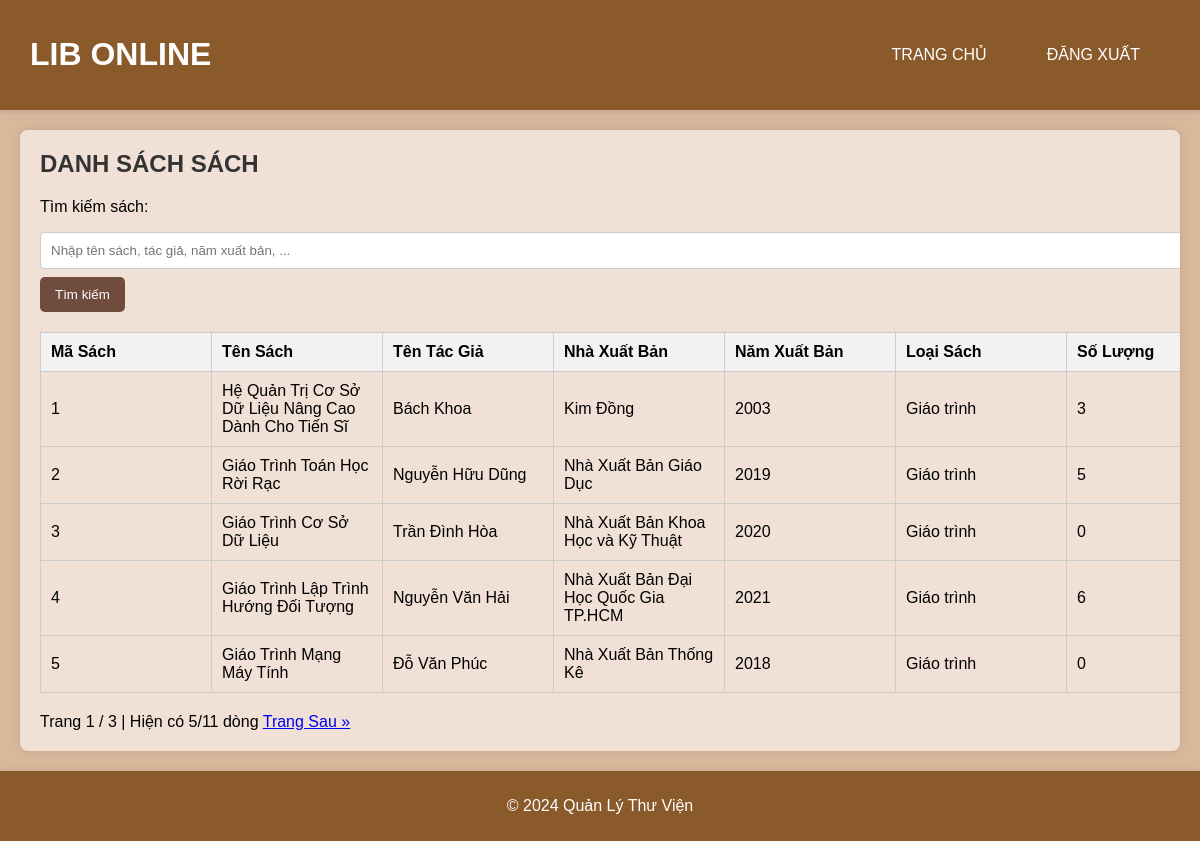
/books, run on the app's committed database.
### tables this page shows
CREATE TABLE sach (
    ma_sach INTEGER PRIMARY KEY AUTOINCREMENT,
    ten_sach TEXT NOT NULL,
    ten_TG TEXT,
    nha_XB TEXT,
    nam_XB INTEGER,
    loai_sach TEXT,
    so_luong INTEGER,
    so_trang INTEGER,
    so_tien INTEGER,  
    vi_tri TEXT      
);

### app.py (the view)
@app.route('/books', methods=['GET'])
def books():
    search_query = request.args.get('query', '').lower()  # Chuyển query về chữ thường
    conn = get_db_connection()
    if search_query:
        query = f"""
            SELECT * FROM sach
            WHERE LOWER(ten_sach) LIKE ? OR LOWER(ten_TG) LIKE ? OR LOWER(nha_XB) LIKE ?
            OR LOWER(nam_XB) LIKE ? OR LOWER(loai_sach) LIKE ? OR so_tien LIKE ? OR vi_tri LIKE ?
        """
        books = conn.execute(query, [
            f'%{search_query}%', f'%{search_query}%', f'%{search_query}%',
            f'%{search_query}%', f'%{search_query}%', f'%{search_query}%', f'%{search_query}%'
        ]).fetchall()
    else:
        books = conn.execute('SELECT * FROM sach').fetchall()
    page = request.args.get('page', 1, type=int)  # Lấy số trang hiện tại từ query parameters
    per_page = 5  # Số lượng sách trên mỗi trang
    total_books = len(books)  # Tổng số sách
    total_pages = (total_books + per_page - 1) // per_page  # Tổng số trang
    start = (page - 1) * per_page  # Vị trí bắt đầu
    end = start + per_page  # Vị trí kết thúc
    books_to_display = books[start:end]  # Danh sách sách cần hiển thị
    conn.close()
    return render_template('books.html', books=books_to_display, query=search_query,
                           page=page, total_pages=total_pages, total_books=total_books)

### app.py (called while the page is built)
def get_db_connection():
    conn = sqlite3.connect('thuvien.db')
    conn.row_factory = sqlite3.Row
    return conn

### templates/books.html (shortened to what this page needs)
<!DOCTYPE html>
<html lang="vi">
<head>
    <link rel="stylesheet" href="{{ url_for('static', filename='styles.css') }}">
</head>
<body>
    <header>
        <h1>LIB ONLINE</h1>
        <nav>
            <ul>
                <li><a href="/home">TRANG CHỦ</a></li>
                <li><a href="/logout">ĐĂNG XUẤT</a></li>
            </ul>
        </nav>
    </header>
    <main>
        <h2>DANH SÁCH SÁCH</h2>
        <form name="searchMemberForm" action="{{ url_for('books') }}" method="GET">
            <label for="search">Tìm kiếm sách:</label>
            <input type="text" id="search" name="query" placeholder="Nhập tên sách, tác giả, năm xuất bản, ...">
            <input type="submit" value="Tìm kiếm">
        </form>
        <table>
            <thead>
                <tr>
                    <th>Mã Sách</th>
                    <th>Tên Sách</th>
                    <th>Tên Tác Giả</th>
                    <th>Nhà Xuất Bản</th>
                    <th>Năm Xuất Bản</th>
                    <th>Loại Sách</th>
                    <th>Số Lượng</th>
                </tr>
            </thead>
            <tbody>
                {% for book in books %}
                <tr>
                    <td>{{ book[0] }}</td>
                    <td>{{ book[1] }}</td>
                    <td>{{ book[2] }}</td>
                    <td>{{ book[3] }}</td>
                    <td>{{ book[4] }}</td>
                    <td>{{ book[5] }}</td>
                    <td>{{ book[6] }}</td>
                </tr>
                {% endfor %}
            </tbody>
        </table>
        <div class="pagination">
            <span>Trang {{ page }} / {{ total_pages }} | Hiện có {{ books|length }}/{{ total_books }} dòng </span>
            {% if page < total_pages %}
                <a href="{{ url_for('books', page=page + 1, query=query) }}">Trang Sau »</a>
            {% endif %}
        </div>
    </main>
    <footer>
        <p>&copy; 2024 Quản Lý Thư Viện</p>
    </footer>
</body>
</html>

### static/styles.css (style rules this page uses)
body { font-family: Arial, sans-serif; margin: 0; padding: 0; background-color: #d9b89c; display: flex; flex-direction: column; min-height: 100vh; }
header { display: flex; justify-content: space-between; align-items: center; background: #8b5a2b; color: white; padding: 15px 30px; box-shadow: 0 2px 5px rgba(0, 0, 0, 0.1); }
nav ul { list-style-type: none; padding: 0; display: flex; }
nav ul li { margin: 0 15px; }
nav ul li a { color: white; text-decoration: none; padding: 10px 15px; border-radius: 5px; transition: background 0.3s, color 0.3s; }
main { margin: 20px; background: #f0e0d6; padding: 20px; border-radius: 8px; box-shadow: 0 0 10px rgba(0, 0, 0, 0.1); flex: 1; overflow-x: auto; }
h2 { margin-top: 0; color: #333; }
form { margin-bottom: 20px; }
form label { display: block; margin-bottom: 8px; }
input[type="text"], input[type="email"], input[type="password"], input[type="number"] { width: 100%; padding: 10px; margin: 8px 0; border: 1px solid #ccc; border-radius: 4px; }
input[type="submit"], .btn { background-color: #6f4c3e; color: white; border: none; padding: 10px 15px; border-radius: 5px; cursor: pointer; text-decoration: none; transition: background-color 0.3s; }
table { width: 100%; border-collapse: collapse; margin: 20px 0; }
th, td { padding: 10px; text-align: left; min-width: 100px; min-height: 60px; border: 1px solid #ccc; }
table td { padding: 10px; text-align: left; }
table th, table td { min-width: 150px; }
th { background-color: #f2f2f2; font-weight: bold; }
footer { text-align: center; padding: 10px 0; background: #8b5a2b; color: white; position: relative; bottom: 0; width: 100%; box-shadow: 0 -1px 5px rgba(0, 0, 0, 0.1); }

### data on the page
sach: ma_sach "1", ten_sach "Hệ Quản Trị Cơ Sở Dữ Liệu Nâng Cao Dành Cho Tiến Sĩ", ten_TG "Bách Khoa", nha_XB "Kim Đồng", nam_XB "2003", loai_sach "Giáo trình", so_luong "3"
sach: ma_sach "2", ten_sach "Giáo Trình Toán Học Rời Rạc", ten_TG "Nguyễn Hữu Dũng", nha_XB "Nhà Xuất Bản Giáo Dục", nam_XB "2019", loai_sach "Giáo trình", so_luong "5"
sach: ma_sach "3", ten_sach "Giáo Trình Cơ Sở Dữ Liệu", ten_TG "Trần Đình Hòa", nha_XB "Nhà Xuất Bản Khoa Học và Kỹ Thuật", nam_XB "2020", loai_sach "Giáo trình", so_luong "0"
sach: ma_sach "4", ten_sach "Giáo Trình Lập Trình Hướng Đối Tượng", ten_TG "Nguyễn Văn Hải", nha_XB "Nhà Xuất Bản Đại Học Quốc Gia TP.HCM", nam_XB "2021", loai_sach "Giáo trình", so_luong "6"
sach: ma_sach "5", ten_sach "Giáo Trình Mạng Máy Tính", ten_TG "Đỗ Văn Phúc", nha_XB "Nhà Xuất Bản Thống Kê", nam_XB "2018", loai_sach "Giáo trình", so_luong "0"

### other printed values
{{ page }} "1"
{{ total_pages }} "3"
{{ books|length }} "5"
{{ total_books }} "11"
